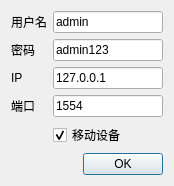
<?xml version="1.0" encoding="UTF-8"?>
<ui version="4.0">
 <class>RtspConfigView</class>
 <widget class="QDialog" name="RtspConfigView">
  <property name="geometry">
   <rect>
    <x>0</x>
    <y>0</y>
    <width>174</width>
    <height>186</height>
   </rect>
  </property>
  <property name="windowTitle">
   <string>打开设备(RTSP)</string>
  </property>
  <layout class="QGridLayout" name="gridLayout">
   <item row="1" column="0">
    <widget class="QDialogButtonBox" name="buttonBox">
     <property name="orientation">
      <enum>Qt::Horizontal</enum>
     </property>
     <property name="standardButtons">
      <set>QDialogButtonBox::Ok</set>
     </property>
    </widget>
   </item>
   <item row="0" column="0">
    <layout class="QGridLayout" name="gridLayout_2">
     <item row="0" column="1">
      <widget class="QLineEdit" name="username">
       <property name="text">
        <string>admin</string>
       </property>
      </widget>
     </item>
     <item row="1" column="0">
      <widget class="QLabel" name="label_2">
       <property name="text">
        <string>密码</string>
       </property>
      </widget>
     </item>
     <item row="2" column="0">
      <widget class="QLabel" name="label_3">
       <property name="text">
        <string>IP</string>
       </property>
      </widget>
     </item>
     <item row="3" column="1">
      <widget class="QLineEdit" name="port">
       <property name="text">
        <string>1554</string>
       </property>
      </widget>
     </item>
     <item row="2" column="1">
      <widget class="QLineEdit" name="ip">
       <property name="text">
        <string>127.0.0.1</string>
       </property>
      </widget>
     </item>
     <item row="3" column="0">
      <widget class="QLabel" name="label_4">
       <property name="text">
        <string>端口</string>
       </property>
      </widget>
     </item>
     <item row="1" column="1">
      <widget class="QLineEdit" name="password">
       <property name="text">
        <string>admin123</string>
       </property>
      </widget>
     </item>
     <item row="0" column="0">
      <widget class="QLabel" name="label">
       <property name="text">
        <string>用户名</string>
       </property>
      </widget>
     </item>
     <item row="4" column="1">
      <widget class="QCheckBox" name="isphoto">
       <property name="text">
        <string>移动设备</string>
       </property>
       <property name="checked">
        <bool>true</bool>
       </property>
      </widget>
     </item>
    </layout>
   </item>
  </layout>
 </widget>
 <resources/>
 <connections>
  <connection>
   <sender>buttonBox</sender>
   <signal>accepted()</signal>
   <receiver>RtspConfigView</receiver>
   <slot>accept()</slot>
   <hints>
    <hint type="sourcelabel">
     <x>248</x>
     <y>254</y>
    </hint>
    <hint type="destinationlabel">
     <x>157</x>
     <y>274</y>
    </hint>
   </hints>
  </connection>
  <connection>
   <sender>buttonBox</sender>
   <signal>rejected()</signal>
   <receiver>RtspConfigView</receiver>
   <slot>reject()</slot>
   <hints>
    <hint type="sourcelabel">
     <x>316</x>
     <y>260</y>
    </hint>
    <hint type="destinationlabel">
     <x>286</x>
     <y>274</y>
    </hint>
   </hints>
  </connection>
 </connections>
</ui>
